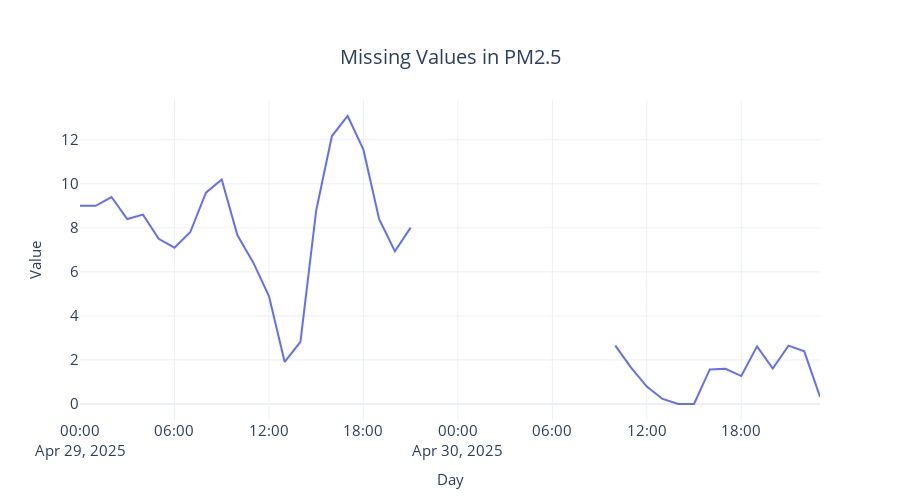

Notebook code cell kept with this figure:
### Code cell
df = pd.read_csv("https://www.data.act.gov.au/resource/94a5-zqnn.csv", sep=",")
df = df.loc[df.name=='Monash',['datetime','pm2_5_1_hr']]
df.datetime = pd.to_datetime(df.datetime)
df.sort_values("datetime", inplace=True)
df.set_index("datetime", inplace=True)
# introducing a missing value by nulling out the values

df = df.loc['2025-04-29':'2025-04-30']
fig = px.line(df, x=df.index, y="pm2_5_1_hr", title="Missing Values in PM2.5")
fig = format_plot(fig, ["Original"])
fig.show()

### Figure 1 — Plotly figure (JSON) as saved in the notebook; plotly's stock layout.template omitted (floating-point values rounded to 4 significant figures)
{"data": [{"hovertemplate": "datetime=%{x}<br>pm2_5_1_hr=%{y}<extra></extra>", "legendgroup": "", "line": {"color": "#636efa", "dash": "solid"}, "marker": {"symbol": "circle"}, "mode": "lines", "name": "Original", "orientation": "v", "showlegend": false, "type": "scatter", "x": ["2025-04-29T00:00:00", "2025-04-29T01:00:00", "2025-04-29T02:00:00", "2025-04-29T03:00:00", "2025-04-29T04:00:00", "2025-04-29T05:00:00", "2025-04-29T06:00:00", "2025-04-29T07:00:00", "2025-04-29T08:00:00", "2025-04-29T09:00:00", "2025-04-29T10:00:00", "2025-04-29T11:00:00", "2025-04-29T12:00:00", "2025-04-29T13:00:00", "2025-04-29T14:00:00", "2025-04-29T15:00:00", "2025-04-29T16:00:00", "2025-04-29T17:00:00", "2025-04-29T18:00:00", "2025-04-29T19:00:00", "2025-04-29T20:00:00", "2025-04-29T21:00:00", "2025-04-29T22:00:00", "2025-04-29T23:00:00", "2025-04-30T00:00:00", "2025-04-30T01:00:00", "2025-04-30T02:00:00", "2025-04-30T03:00:00", "2025-04-30T04:00:00", "2025-04-30T05:00:00", "2025-04-30T06:00:00", "2025-04-30T07:00:00", "2025-04-30T08:00:00", "2025-04-30T09:00:00", "2025-04-30T10:00:00", "2025-04-30T11:00:00", "2025-04-30T12:00:00", "2025-04-30T13:00:00", "2025-04-30T14:00:00", "2025-04-30T15:00:00", "2025-04-30T16:00:00", "2025-04-30T17:00:00", "2025-04-30T18:00:00", "2025-04-30T19:00:00", "2025-04-30T20:00:00", "2025-04-30T21:00:00", "2025-04-30T22:00:00", "2025-04-30T23:00:00"], "xaxis": "x", "y": [9, 9, 9.4, 8.4, 8.6, 7.5, 7.1, 7.8, 9.6, 10.2, 7.66, 6.43, 4.9, 1.91, 2.82, 8.78, 12.17, 13.08, 11.55, 8.39, 6.94, 8.01, null, null, null, null, null, null, null, null, null, null, null, null, 2.65, 1.65, 0.79, 0.23, 0, 0, 1.57, 1.6, 1.27, 2.62, 1.61, 2.65, 2.39, 0.33], "yaxis": "y"}], "layout": {"autosize": false, "height": 500, "legend": {"font": {"size": 15}, "orientation": "h", "title": {}, "tracegroupgap": 0, "x": 1, "xanchor": "right", "y": 0.98, "yanchor": "bottom"}, "title": {"font": {"size": 20}, "text": "Missing Values in PM2.5", "x": 0.5, "xanchor": "center", "yanchor": "top"}, "width": 900, "xaxis": {"anchor": "y", "domain": [0, 1], "tickfont": {"size": 15}, "title": {"font": {"size": 15}, "text": "Day"}}, "yaxis": {"anchor": "x", "domain": [0, 1], "tickfont": {"size": 15}, "title": {"font": {"size": 15}, "text": "Value"}}}}
